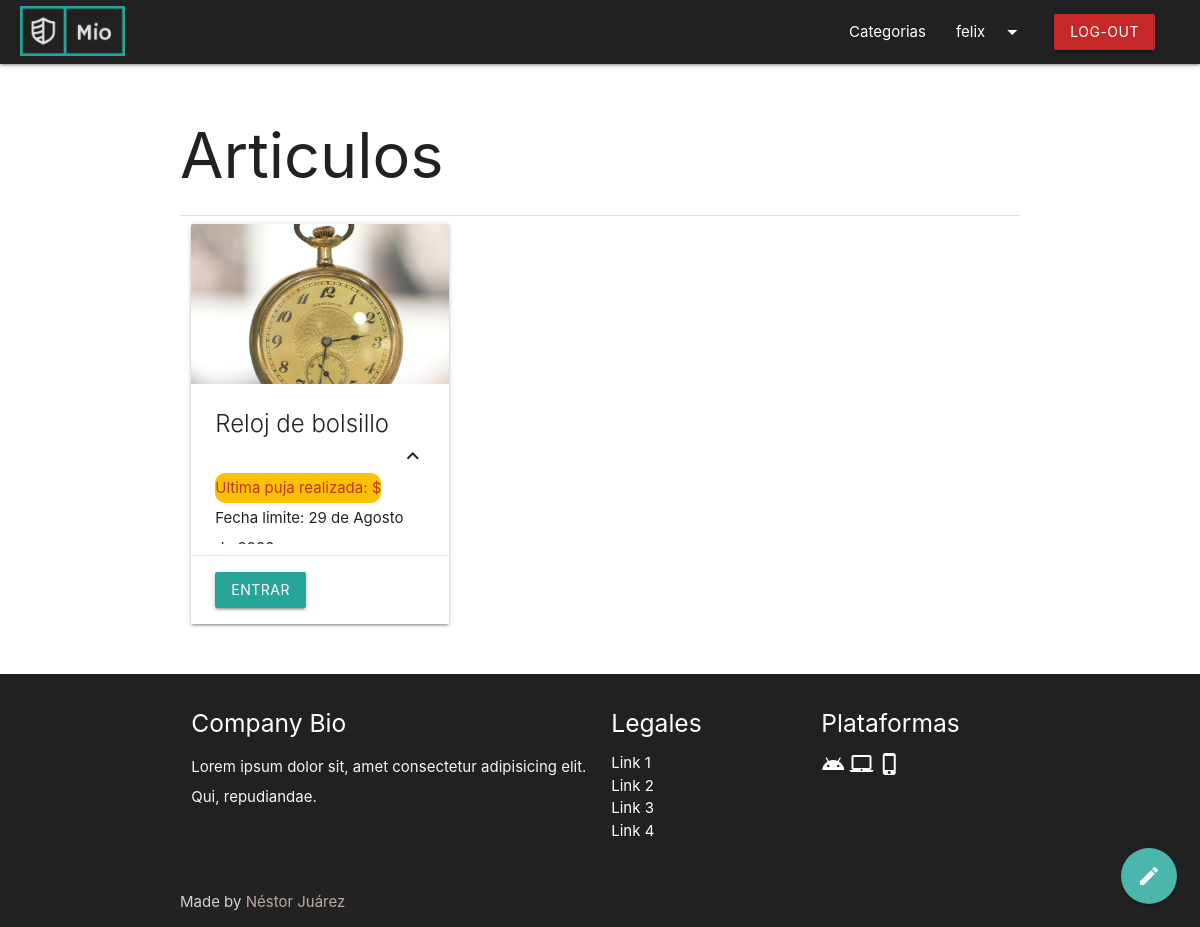
The page /categorias/Relojes/ (signed in) on the database its author committed.
### subasta_app/models.py (models this page shows, shortened)
class Articulo(models.Model):
    user = models.ForeignKey(User, on_delete=models.CASCADE)
    categoria = models.ForeignKey(Categoria, on_delete=models.CASCADE)
    nombre =models.CharField( max_length=80, null=False, blank=False)
    slug = AutoSlugField(max_length=80, unique=True, populate_from="nombre")
    descripcion = models.CharField(max_length=240, null=False, blank=False)
    precio_minimo = models.IntegerField(null=True, blank=True)
    imagen =  models.ImageField(upload_to='articulos_images', null=True)

class Subasta(models.Model):
    articulo = models.OneToOneField(Articulo, on_delete=models.CASCADE)
    user_ganador = models.ForeignKey(User, on_delete=models.CASCADE)
    precio_ganador = models.IntegerField(null=True, blank=True)
    is_active = models.BooleanField(default=True, null=False, blank=False)
    fecha_limite = models.DateField(null=False, blank=False)

### subasta_app/views.py (the view)
# urls.py: path("categorias/<str:categoria_nombre>/", views.articulos_categoria),                     #Pagina de los articulos de categoria
@login_required()
def articulos_categoria(request, categoria_nombre):
    categoria = Categoria.objects.filter(nombre=categoria_nombre)
    articulos = Articulo.objects.all()
    publicaciones = Publicacion.objects.all()
    return render(request, "./subastas_app/articulos.html",
    {
        'articulos': articulos,
        'categoria': categoria,
        'publicaciones': publicaciones
    })

### subasta_app/templates/subastas_app/articulos.html (shortened to what this page needs)
{% extends 'subastas_app/index.html' %}
    {% block content %}
    <div class="container section">
        <h1>Articulos</h1>
        <div class="row">
            <div class="divider"></div>
            {% for categoria_info in categoria %}
            {% for articulo_info in  articulos%}
            {% if articulo_info.categoria_id == categoria_info.id and  articulo_info.publicacion.is_active == 1 %}
            <div class="col s12 m6 l4">
                <div class="card medium">
                    <div class="card-image waves-effect waves-block waves-light">
                        <img class="activator responsive-img" id="card-image" src="{{ articulo_info.imagen.url }}">
                    </div>
                    <div class=" card-content">
                        <span class="card-title activator grey-text text-darken-4">  {{ articulo_info.nombre }}
                            <i class="material-icons right">keyboard_arrow_up</i>
                        </span>
                        <div class="section_precios">
                            <p class="info_precios amber deep-orange-text text-darken-4">Ultima puja realizada: $ {{ articulo_info.puja.precio }}</p>
                            <p class="">Fecha limite: {{ articulo_info.subasta.fecha_limite  }}</p>
                        </div>
                    </div>
                    <div class="card-action">
                        <a class="waves-effect waves-light btn" href="/subasta/{{ articulo_info.id }}">Entrar</a>
                    </div>
                </div>
            </div>
            {% endif %}
            {% endfor %}
            {% endfor %}
        </div>
    </div>
    {% if user.is_authenticated %}
    <div class="fixed-action-btn">
        <a class="btn-floating btn-large teal lighten-2">
            <i class="large material-icons">mode_edit</i>
        </a>
    </div>
    {% endif %}
    {% endblock %}

### subasta_app/templates/subastas_app/index.html (shortened to what this page needs)
{% load static %}
<!DOCTYPE html>
<html lang="es">
<head>
  {% block css %}
  <link rel="stylesheet" href="https://cdnjs.cloudflare.com/ajax/libs/materialize/1.0.0/css/materialize.min.css">
  <link href="{% static '/subastas_app/css/style.css'%} " type="text/css" rel="stylesheet" media="screen,projection" />
  {% endblock %}
</head>
<body>
  {% block header %}
    <nav role="navigation container">
      <div class="nav-wrapper">
        <a id="logo-container" href="/" class="brand-logo">
          <img src="{% static '/subastas_app//images/logo_small.png' %} " alt="" class="logo">
        </a>
        <ul class="right hide-on-med-and-down">
          <li><a href="/categorias/">Categorias</a></li>
          {% if user.is_authenticated %}
          <li><a class="dropdown-trigger" href="#!" data-target="dropdown1">{{request.user}}<i
                class="material-icons right">arrow_drop_down</i></a></li>
          <li><a class="waves-effect waves-light btn  red darken-3" href="/logout/">Log-out</a></li>
          {% else %}
          <li><a href="/registro/">Registro</a></li>
          <li><a class="waves-effect waves-light btn" href="/login/">Login</a></li>
          {% endif %}
        </ul>
      </div>
    </nav>
    {% endblock %}
    {% block content %}{% endblock %}
    {% block footer %}
    <footer class="page-footer grey darken-4" id="footer">
      <div class="container">
        <div class="row">
          <div class="col l6 s12">
            <h5 class="white-text">Company Bio</h5>
            <p class="grey-text text-lighten-4">Lorem ipsum dolor sit, amet consectetur adipisicing elit. Qui,
              repudiandae.</p>
          </div>
          <div class="col l3 s12">
            <h5 class="white-text">Legales</h5>
            <ul>
              <li><a class="white-text" href="#!">Link 1</a></li>
              <li><a class="white-text" href="#!">Link 2</a></li>
              <li><a class="white-text" href="#!">Link 3</a></li>
              <li><a class="white-text" href="#!">Link 4</a></li>
            </ul>
          </div>
          <div class="col l3 s12">
            <h5 class="white-text">Plataformas</h5>
            <ul>
              <li>
                <a class="material-icons white-text" href="">android</a>
                <a class="material-icons white-text" href="">laptop_mac</a>
                <a class="material-icons white-text" href="">phone_iphone</a>
              </li>
            </ul>
          </div>
        </div>
      </div>
      <div class="footer-copyright">
        <div class="container">
          Made by <a class="brown-text text-lighten-3" href="http://nestorjuarezr.github.io" target="blank">Néstor
            Juárez</a>
        </div>
      </div>
    </footer>
    {% endblock %}
</body>
</html>

### subasta_app/static/subastas_app/css/style.css (style rules this page uses)
nav { background-color: #212121; }
.logo { height: 50px; padding-left: 20px; margin-top: 6px; }
p { line-height: 2rem; }
#card-image { height: 160px; object-fit: cover; }
.section_precios { padding-top: 25px; }
.info_precios { border-radius: 10px; width: fit-content ; }
footer.page-footer { margin: 0; }

### rows shown on the page
Articulo: imagen (picture), nombre "Reloj de bolsillo", subasta.fecha_limite "29 de Agosto…"

### other values the page prints
{{ request.user }} "felix"
